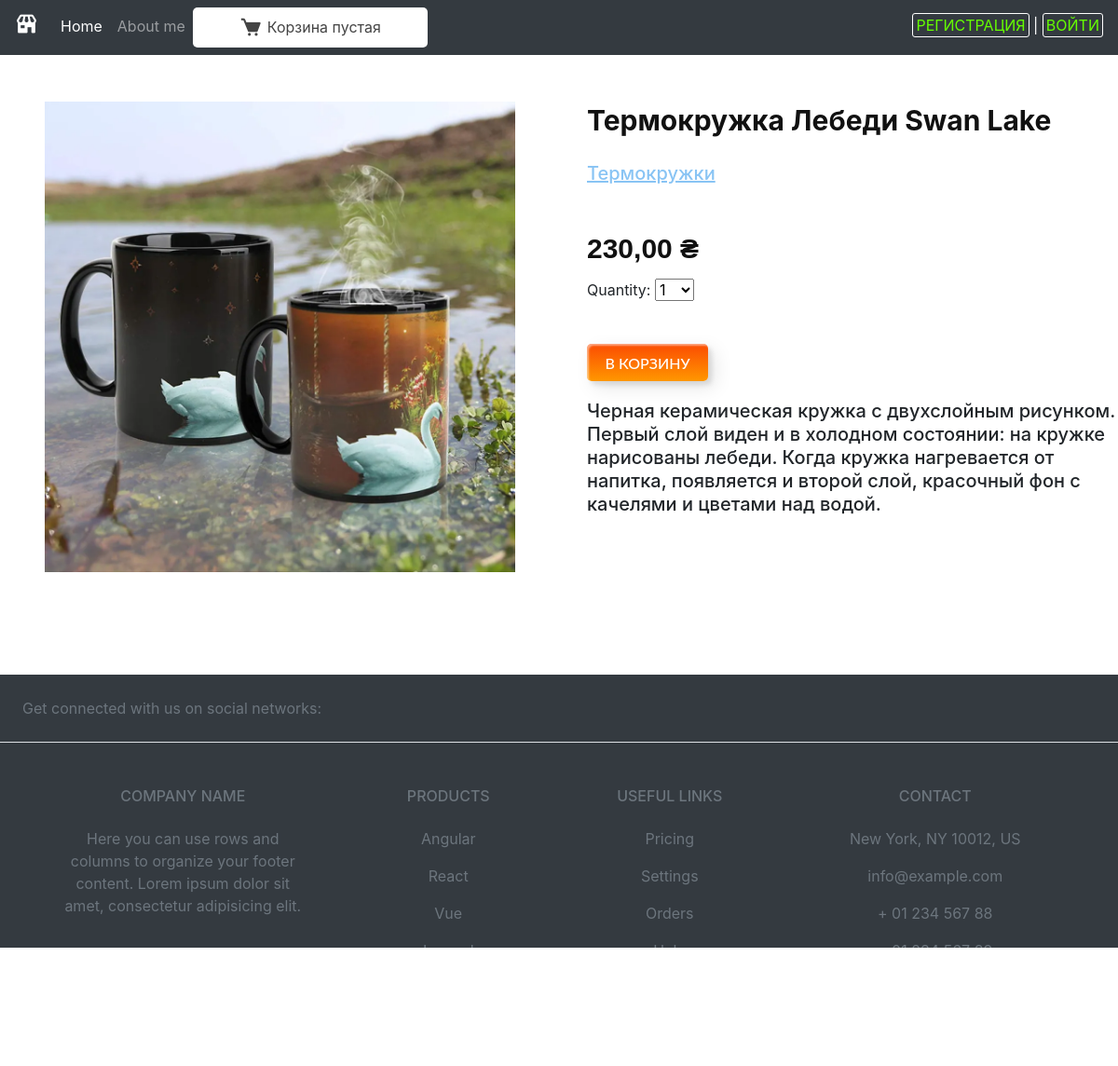
The page /11/termokruzhka-lebedi-swan-lake on the database its author committed.
### myshop/models.py (models this page shows, shortened)
class Product(models.Model):
    category = models.ForeignKey(Category,
                                 related_name='products',
                                 on_delete=models.CASCADE)
    name = models.CharField(max_length=50, db_index=True, verbose_name='Наименование')
    slug = models.CharField(max_length=150, db_index=True, unique=True, verbose_name='Ссылка')
    image = models.ImageField(upload_to='product/%Y/%m/%d', blank=True)
    description = models.TextField(max_length=1000, blank=True, verbose_name='Описание')
    price = models.DecimalField(max_digits=10, decimal_places=2, verbose_name='Цена')
    available = models.BooleanField(default=True, verbose_name='Наличие')
    created = models.DateTimeField(auto_now_add=True, verbose_name='Добавлен')
    uploaded = models.DateTimeField(auto_now=True, verbose_name='Изменен')
    class Meta:
        ordering = ('name',)
        verbose_name = 'Товар'
        verbose_name_plural = 'Товары'
        index_together = (('id', 'slug'), )

### myshop/views.py (the view)
# urls.py: path('<int:id>/<slug:slug>', views.product_detail,
def product_detail(request, id, slug):
    product = get_object_or_404(Product, id=id, slug=slug, available=True)
    cart_product_form = CartAddProductForm()
    return render(request, 'shop/product/detail.html', {'product': product,
                                                        'cart_product_form': cart_product_form})

### cart/forms.py
class CartAddProductForm(forms.Form):
    quantity = forms.TypedChoiceField(
                                choices=PRODUCT_QUANTITY_CHOICES,
                                coerce=int)
    update = forms.BooleanField(required=False,
                                initial=False,
                                widget=forms.HiddenInput)

### cart/cart.py (called while the page is built)
    def __len__(self):
        return sum(item['quantity'] for item in self.cart.values())

### cart/context_processors.py (called while the page is built)
def cart(request):
    return {'cart': Cart(request)}

### myshop/models.py (called while the page is built)
    def __str__(self):
        return self.name

    def get_absolute_url(self):
        return reverse('myshop:product_list_by_category', args=[self.slug])

### myshop/templates/shop/product/detail.html (shortened to what this page needs)
{% extends "shop/base.html" %}
{% load static %}
{% block content %}
<div class="content">
        <div class="content_2">
            <div class="detail_img">
                <img src="{% if product.image %}{{ product.image.url }}{% else %}
                {% static 'img/no_image.png' %}{% endif %}" alt="" class="detail_img_tovar">
            </div>
            <div class="detail_text">
                <div class="detail_name">
                    <h4 class="detail_name_tovar">{{ product.name }}</h4>
                    <p><a style="color: rgb(137, 196, 244); text-decoration:underline" href="{{ product.category.get_absolute_url }}">
                        <h5 style="font-size: 20px; margin-top: 25px; color: grey;">{{product.category }}</h5></p></a>
                </div>
                <div class="detail_price">
                    <h5 class="price_detail">{{ product.price }} ₴</h5>
                </div>
                <div class="detail_number">
                    <form id="cart_form" action="{% url 'cart:cart_add' product.id %}" method="post">
                    {{ cart_product_form }}
                    </form>
                </div>
                <div class="detail_button">
                    <button  form="cart_form" type="submit" formmethod="post" class="custom-btn btn-7"><span>В КОРЗИНУ</span></button>
                </div>
                <div class="detail_info">
                    <h4 class="info_text"><p>{{ product.description|linebreaks }}</p></h4>
                </div>
            </div>
        </div>
    </div>
{% endblock %}

### myshop/static/css/base.css (style rules this page uses)
.content { width: 100%; }
.content_2 { margin: 0 auto; display: flex; width: 1220px; height: 100%; }
img { margin: auto; display: block; width: 250px; height: 250px; }
.custom-btn { width: 130px; height: 40px; color: #fff; border-radius: 5px; padding: 10px 25px; font-family: 'Lato', sans-serif; font-weight: 500; background: transparent; cursor: pointer; transition: all 0.3s ease; position: relative; display: inline-block; box-shadow:inset 2px 2px 2px 0px rgba(255,255,255,.5), 7px 7px 20px 0px rgba(0,0,0,.1), 4px 4px 5px 0px rgba(0,0,0,.1); outline: none; }
.btn-7 { background: linear-gradient(0deg, rgba(255,151,0,1) 0%, rgba(251,75,2,1) 100%); line-height: 42px; padding: 0; border: none; }
.btn-7 span { position: relative; display: block; width: 100%; height: 100%; }
.btn-7:before, .btn-7:after { position: absolute; content: ""; right: 0; bottom: 0; background: rgba(251,75,2,1); box-shadow: -7px -7px 20px 0px rgba(255,255,255,.9), -4px -4px 5px 0px rgba(255,255,255,.9), 7px 7px 20px 0px rgba(0,0,0,.2), 4px 4px 5px 0px rgba(0,0,0,.3); transition: all 0.3s ease; }
.btn-7:before { height: 0%; width: 2px; }
.btn-7:after { width: 0%; height: 2px; }
.btn-7 span:before, .btn-7 span:after { position: absolute; content: ""; left: 0; top: 0; background: rgba(251,75,2,1); box-shadow: -7px -7px 20px 0px rgba(255,255,255,.9), -4px -4px 5px 0px rgba(255,255,255,.9), 7px 7px 20px 0px rgba(0,0,0,.2), 4px 4px 5px 0px rgba(0,0,0,.3); transition: all 0.3s ease; }
.btn-7 span:before { width: 2px; height: 0%; }
.btn-7 span:after { height: 2px; width: 0%; }
.detail_img { display: flex; justify-content: center; align-items: center; width: 600px; height: 100%; margin-bottom: 10px; }
.detail_img_tovar { width:auto; height: 505px; }
.detail_text { padding-left: 30px; width: 600px; height: 100%; margin-bottom: 10px; }
.detail_name { width: 100%; height: 100px; }
.detail_name_tovar { font-weight: bold; font-size: 30px; line-height: 40px; margin-bottom: 15px; color: #111; display: block; }
.detail_price { margin-top: 20px; padding-top: 20px; width: 100%; height: 50px; }
.price_detail { font-family: "Futura",sans-serif; color: #111; font-weight: bold; font-size: 30px; height: 100%; }
.detail_number { margin-top: 20px; width: 100%; height: 50px; }
label { display: block; }
.detail_button { margin-top: 20px; width: 100%; height: 40px; }
.detail_info { margin-top: 20px; width: 100%; height: 100%; }
.info_text { font-size: 20px; line-height: 25px; }

### rows shown on the page
Product: image (picture), name "Термокружка Лебеди Swan Lake", price "230,00", description "Черная керамическая кружка с двухслойным рисунком. Первый слой виден и в холодном состоянии: на кружке нарисованы лебеди. Когда кружка нагревается от напитка, появляется и второй слой, красочный фон с качелями и цветами над водой."
